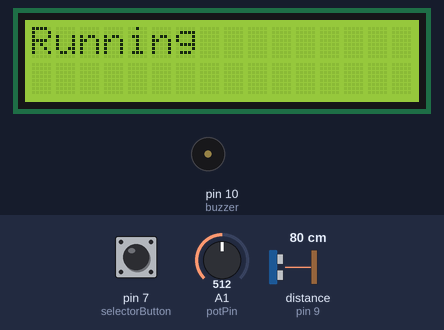
Recording of a sketch running on a simulated Arduino Uno, built with avr-gcc and run on an emulated ATmega328P. Shown: 16×2 character LCD, buzzer (waves = sounding). The inputs (shaded band) are chosen by the test bench; at power-on: distance to the obstacle (sensor on pin 9) 80 cm, pin 7 (selectorButton) HIGH, A1 (potPin) = 512. The echo pulse lasts 58.3 µs per cm; what the sketch prints to the serial monitor is not drawn.

Above: at 0.11 s.
1.3 s: distance to the obstacle (sensor on pin 9) set to 2 cm
At 2.0 s:
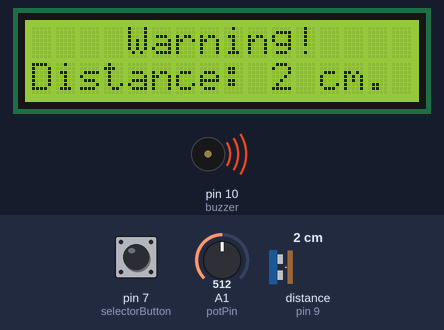
At 4.1 s:
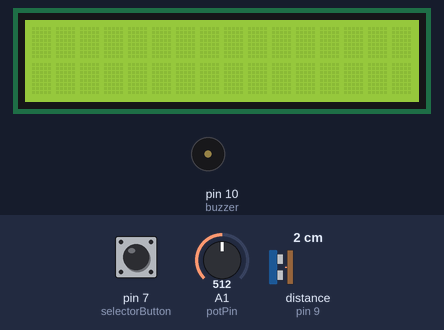
4.3 s: pin 7 (selectorButton) pulled LOW for 3.2 s
At 6.4 s:
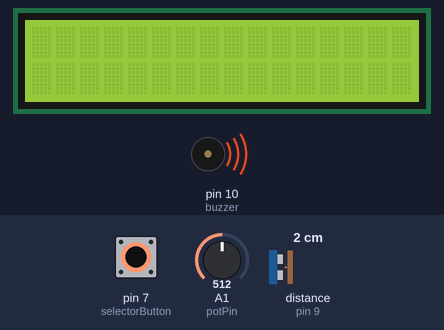
Timing chart, 0 to 9.7 s (numbered marks = the images above; inputs shaded):
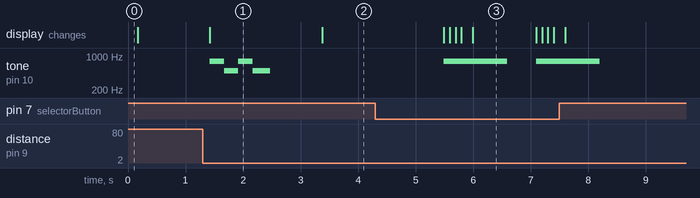

The sketch:

Final_Project.ino
```cpp
#include <LiquidCrystal.h>
const int pingPin = 6;
const int echoPin = 9;
int code1 = 6;
int code2 = 6;
int code3 = 6;
int code4 = 6;

int guess1;
int guess2;
int guess3;
int guess4;

const int rs = 12, en = 11, d4 = 5, d5 = 4, d6 = 3, d7 = 2;
int potPin = 1;
int value = 0;
int cursor1 = 6;
const int selectorButton = 7;
LiquidCrystal lcd(rs, en, d4, d5, d6, d7);
int buzzer = 10;
void setup() {
  // put your setup code here, to run once:
  Serial.begin(9600);
  lcd.begin(16,2);
  lcd.print("Running");
  pinMode(selectorButton, INPUT);
}
long oldCm = 0;
long cm = 0;
void loop() {
   value = analogRead(potPin);
  // put your main code here, to run repeatedly:
  long duration, inches;
   pinMode(pingPin, OUTPUT);
   digitalWrite(pingPin, LOW);
   delayMicroseconds(20);
   digitalWrite(pingPin, HIGH);
   delayMicroseconds(100);
   digitalWrite(pingPin, LOW);
   pinMode(echoPin, INPUT);
   duration = pulseIn(echoPin, HIGH);
   inches = microsecondsToInches(duration);
   oldCm = cm;
   cm = microsecondsToCentimeters(duration);
   lcd.setCursor(cursor1, 0);
    Serial.println(value);
    if(digitalRead(selectorButton) == LOW) {
      delay(1000);
       for(int i = 0; i < 4; i) {
         if(digitalRead(selectorButton) == LOW) {

          if(i == 0) {
            guess1 = analogRead(potPin) / 100;
            Serial.print(guess1);
            if(guess1 != code1) {
              tone(buzzer, 783.00, 800);
            } else {
             // tone(buzzer, 2000, 8000);
            }
          }
          if(i == 1) {
            guess2 = analogRead(potPin) / 100;
            if(guess2 != code2) {
              tone(buzzer, 783.00, 800);
            } else {
             // exit(1);
            }
          }
          if(i == 2) {
            guess3 = analogRead(potPin) / 100;
            if(guess3 != code3) {
              tone(buzzer, 783.00, 800);
            } else {
             // exit(1);
            }
          }
          if(i == 3) {
            guess4 = analogRead(potPin) / 100;
            if(guess4 != code4) {
              tone(buzzer, 783.00, 800);
            } else {
              lcd.print(analogRead(potPin) / 100);
          lcd.display();
              exit(1);
            }
          }
          cursor1++;
          lcd.print(analogRead(potPin) / 100);
          lcd.display();
          lcd.setCursor(cursor1, 0);
          i++;
       }
       delay(100);
    }

    }
   cursor1 = 6;
   lcd.display();
   delay(100);
   if(oldCm - cm > 5) {
    lcd.clear();
    lcd.setCursor(4,0);
    lcd.print("Warning!");
    lcd.setCursor(0,2);
    lcd.print("Distance: ");
    lcd.print(cm);
    lcd.print(" cm. ");
    lcd.display();
    tone(buzzer, 783.00 , 800);
    delay(250);
    tone(buzzer, 500, 300);
    delay(250);
    tone(buzzer, 783.00, 800);
    delay(250);
    tone(buzzer, 500, 300);
    delay(1000);
   } else {
    lcd.clear();
  }
   delay(100);
}

long microsecondsToInches(long microseconds) {
   return microseconds / 74 / 2;
}

long microsecondsToCentimeters(long microseconds) {
   return microseconds / 29 / 2;
}
```

Measured:
- after the input at 1.3 s, tone on pin 10 (buzzer): plays 783 Hz for 0.25 s, 500 Hz for 0.25 s, 783 Hz for 0.25 s, 500 Hz for 0.30 s, starting after 0.12 s; the display: changes after 0.12 s (image 1)
- after the input at 4.3 s, tone on pin 10 (buzzer): alternates 783 Hz for 1.1 s and silent for 0.50 s, 4 changes in all, then stays silent, starting after 1.2 s; the display: first changes after 1.2 s (image 3 shows a later state)
- what the display in image 1 shows lasts 2.0 s, from 1.4 s to 3.4 s
